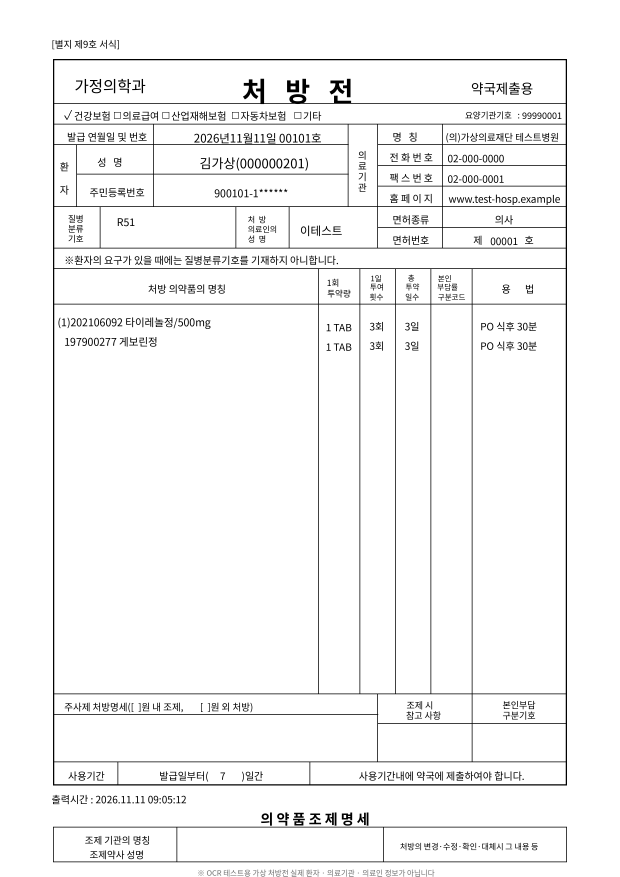
#> input picture agent/resources/samples/rx8_img/rx8_01.png, 2480 x 3507 px (shown at 1/4 size)
$ python make_photo_rx.py
#> lines starting #> are read from the running program, lines starting #| are printed output that depends on the picture; after the words box and inside, x2 and y2 are one past the last pixel; in counts of white or black regions, pixels touching at a corner belong together
"""가상 처방전 PNG를 '폰으로 찍은 것처럼' 바꾼 시험용 사진을 만든다 (REQ-CV-01 OCR 개발 중 점검용).

rx8 가상 처방전 20장(agent/resources/samples/rx8_img)은 화면에서 바로 그린 깨끗한 이미지라 OCR이 쉽다.
실제로는 약사가 종이 처방전을 폰으로 찍으므로, 같은 글자에 촬영 조건만 입혀 정확도가 얼마나 떨어지는지 미리 본다.
글자는 그대로라 정답 파일(gt.json · ground_truth.json)은 이름만 바꿔 그대로 쓴다.
최종 평가는 인쇄해서 실제로 찍은 사진으로 따로 한다 (이 사진은 개발 중 점검용).

입히는 조건 (사진마다 seed로 고정, 난이도 3단계를 번갈아)
  - 책상 배경 위에 종이, 원근(네 모서리를 따로 밀기), 회전
  - 조명 기울기(한쪽이 어두움)와 부드러운 그림자 한 덩이
  - 흐림(초점 · 손떨림), 센서 잡음, 약간 노란 색감
  - JPEG 압축

사용 예
  python cv/make_photo_rx.py                                  # → data/rx_photo/ (20장 + gt.json · ground_truth.json · params.csv)
  python cv/ocr_test.py --images data/rx_photo --out data/ocr_photo --gt data/rx_photo/gt.json
  python cv/ocr_test.py --images agent/resources/samples/rx8_img --out data/ocr_clean --gt agent/resources/samples/rx8_img/gt.json
  → 두 summary.json의 약품명 인식률을 비교한다

출력 이름: rx8_01.png → rx8p_01.jpg (p = photo). data/는 커밋하지 않으므로 다른 PC에서는 다시 돌린다(seed가 같으면 같은 사진).
"""
import argparse
import csv
import json
import math
from pathlib import Path

import cv2
import numpy as np

ROOT = Path(__file__).resolve().parents[1]
SRC = ROOT / "agent" / "resources" / "samples" / "rx8_img"
OUT = ROOT / "data" / "rx_photo"
CANVAS = (3000, 4000)                 # 폰 세로 사진 (가로, 세로)

# 난이도별 범위: (원근 비율, 회전 °, 조명 최저 밝기, 그림자 진하기, 초점 흐림 σ, 손떨림 길이 px, 잡음 σ, JPEG 품질)
LEVELS = {
    "easy":   dict(persp=(0.00, 0.03), rot=(0, 3),  light=(0.85, 0.95), shadow=(0.00, 0.10), blur=(0.0, 0.6),
                   motion=(0, 0),  noise=(1, 3), jpeg=(85, 92)),
    "medium": dict(persp=(0.03, 0.06), rot=(3, 7),  light=(0.70, 0.85), shadow=(0.10, 0.25), blur=(0.6, 1.2),
                   motion=(0, 5),  noise=(3, 6), jpeg=(75, 85)),
    "hard":   dict(persp=(0.06, 0.10), rot=(7, 12), light=(0.55, 0.70), shadow=(0.25, 0.40), blur=(1.2, 2.0),
                   motion=(5, 11), noise=(6, 9), jpeg=(65, 75)),
}
ORDER = ("easy", "medium", "hard")


def u(rng, lo_hi):
    lo, hi = lo_hi
    return float(rng.uniform(lo, hi))


def place_on_desk(doc, rng, p):
    """종이를 책상 위에 놓고 원근 · 회전을 준 사진 크기 이미지와 사용한 값."""
    W, H = CANVAS
    h, w = doc.shape[:2]
    # 책상: 회갈색 + 큰 얼룩
    base = np.array([rng.integers(70, 110), rng.integers(80, 115), rng.integers(90, 125)], dtype=np.float32)
    desk = np.ones((H, W, 3), np.float32) * base
    blob = cv2.GaussianBlur(rng.normal(0, 25, (H // 50, W // 50)).astype(np.float32), (0, 0), 3)
    desk += cv2.resize(blob, (W, H))[..., None]

    # 종이가 사진 세로의 약 85%를 차지하게, 가운데 근처
    scale = 0.85 * H / h
    dw, dh = w * scale, h * scale
    cx, cy = W / 2 + rng.uniform(-0.04, 0.04) * W, H / 2 + rng.uniform(-0.03, 0.03) * H
    angle = math.radians(u(rng, p["rot"]) * rng.choice([-1, 1]))
    corners = np.array([[-dw / 2, -dh / 2], [dw / 2, -dh / 2], [dw / 2, dh / 2], [-dw / 2, dh / 2]])
    rot = np.array([[math.cos(angle), -math.sin(angle)], [math.sin(angle), math.cos(angle)]])
    dst = corners @ rot.T + [cx, cy]
    persp = u(rng, p["persp"])
    dst += rng.uniform(-1, 1, (4, 2)) * persp * np.array([dw, dh])      # 네 모서리를 따로 밀어 원근
    src = np.array([[0, 0], [w, 0], [w, h], [0, h]], np.float32)
    M = cv2.getPerspectiveTransform(src, dst.astype(np.float32))
    paper = cv2.warpPerspective(doc.astype(np.float32), M, (W, H), flags=cv2.INTER_AREA, borderValue=0)
    mask = cv2.warpPerspective(np.ones((h, w), np.float32), M, (W, H), flags=cv2.INTER_LINEAR)
    mask = cv2.GaussianBlur(mask, (0, 0), 1.2)[..., None]
    img = paper * mask + desk * (1 - mask)
    return img, {"rotate_deg": round(math.degrees(angle), 1), "perspective": round(persp, 3)}


def lighting(img, rng, p):
    """조명 · 그림자는 부드러워서 1/8 크기로 계산한 뒤 키운다 (큰 흐림을 원본 크기로 하면 느림)."""
    FH, FW = img.shape[:2]
    H, W = FH // 8, FW // 8
    low = u(rng, p["light"])
    theta = rng.uniform(0, 2 * math.pi)                       # 어두워지는 방향
    yy, xx = np.mgrid[0:H, 0:W].astype(np.float32)
    t = ((xx / W - 0.5) * math.cos(theta) + (yy / H - 0.5) * math.sin(theta)) + 0.5
    gain = 1.0 - (1.0 - low) * np.clip(t, 0, 1)
    # 부드러운 그림자 (손 · 폰 그림자처럼 한쪽 가장자리에서 들어옴)
    depth = u(rng, p["shadow"])
    shadow = np.zeros((H, W), np.float32)
    if depth > 0:
        r = int(min(W, H) * rng.uniform(0.25, 0.45))
        edge = rng.integers(0, 4)
        c = [(int(rng.uniform(0.2, 0.8) * W), 0), (W, int(rng.uniform(0.2, 0.8) * H)),
             (int(rng.uniform(0.2, 0.8) * W), H), (0, int(rng.uniform(0.2, 0.8) * H))][edge]
        cv2.circle(shadow, c, r, 1.0, -1)
        shadow = cv2.GaussianBlur(shadow, (0, 0), r * 0.35)
    gain = gain * (1.0 - depth * shadow)
    gain = cv2.resize(gain.astype(np.float32), (FW, FH), interpolation=cv2.INTER_LINEAR)
    warm = np.array([0.93, 0.98, 1.0], np.float32)             # BGR: 파랑을 줄여 약간 노랗게
    return img * gain[..., None] * warm, {"light_min": round(low, 2), "shadow": round(depth, 2)}


def blur_noise(img, rng, p):
    sigma = u(rng, p["blur"])
    if sigma > 0.05:
        img = cv2.GaussianBlur(img, (0, 0), sigma)
    length = int(round(u(rng, p["motion"])))
    if length >= 2:
        k = np.zeros((length, length), np.float32)
        k[length // 2, :] = 1.0 / length
        a = rng.uniform(0, 180)
        k = cv2.warpAffine(k, cv2.getRotationMatrix2D((length / 2 - 0.5, length / 2 - 0.5), a, 1.0), (length, length))
        k /= max(k.sum(), 1e-6)
        img = cv2.filter2D(img, -1, k)
    n = u(rng, p["noise"])
    img = img + rng.normal(0, n, img.shape).astype(np.float32)
    return img, {"blur_sigma": round(sigma, 2), "motion_px": length, "noise": round(n, 1)}


def make_one(src_path, out_path, level, seed):
    rng = np.random.default_rng(seed)
    p = LEVELS[level]
    doc = cv2.imread(str(src_path), cv2.IMREAD_COLOR)
    if doc is None:
        raise SystemExit(f"읽을 수 없음: {src_path}")
    img, a = place_on_desk(doc, rng, p)
    img, b = lighting(img, rng, p)
    img, c = blur_noise(img, rng, p)
    q = int(round(u(rng, p["jpeg"])))
    cv2.imwrite(str(out_path), np.clip(img, 0, 255).astype(np.uint8), [cv2.IMWRITE_JPEG_QUALITY, q])
    return {"level": level, "seed": seed, **a, **b, **c, "jpeg": q}


def main():
    ap = argparse.ArgumentParser(description="가상 처방전 → 촬영본처럼 바꾼 시험 사진")
    ap.add_argument("--src", type=Path, default=SRC)
    ap.add_argument("--out", type=Path, default=OUT)
    ap.add_argument("--seed", type=int, default=0)
    ap.add_argument("--level", choices=ORDER, help="한 난이도로만 만든다 (기본: easy·medium·hard를 번갈아)")
    args = ap.parse_args()

    srcs = sorted(args.src.glob("rx8_*.png"))
    if not srcs:
        raise SystemExit(f"{args.src}에 rx8_*.png가 없음")
    args.out.mkdir(parents=True, exist_ok=True)
    rename = {s.name: s.stem.replace("rx8_", "rx8p_") + ".jpg" for s in srcs}

    rows = []
    for i, s in enumerate(srcs):
        level = args.level or ORDER[i % len(ORDER)]
        info = make_one(s, args.out / rename[s.name], level, args.seed * 1000 + i)
#> in make_one, doc is the input picture: shape (3507, 2480, 3); min 0, max 255, mean 245.3
#> in place_on_desk, `paper = cv2.warpPerspective(doc.astype(np.float32), M, (W, H), flags=c..`:
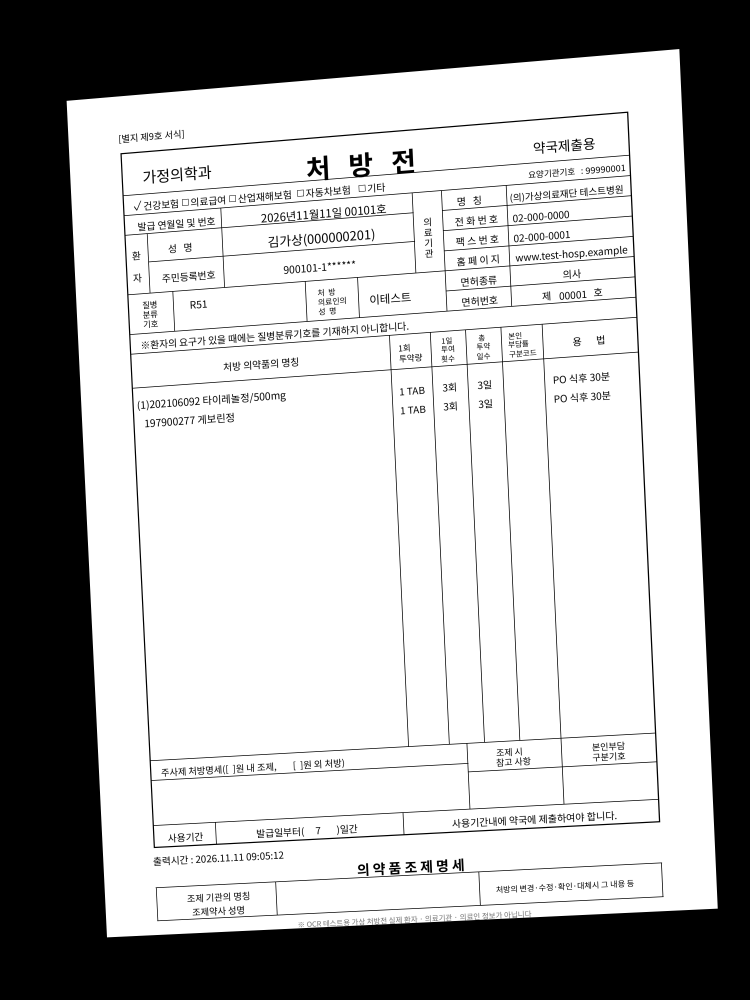
#> paper: shape (4000, 3000, 3) float32 (shown at 1/4 size); min 0, max 255, mean 170.2
#> in place_on_desk, `img = paper * mask + desk * (1 - mask)`:
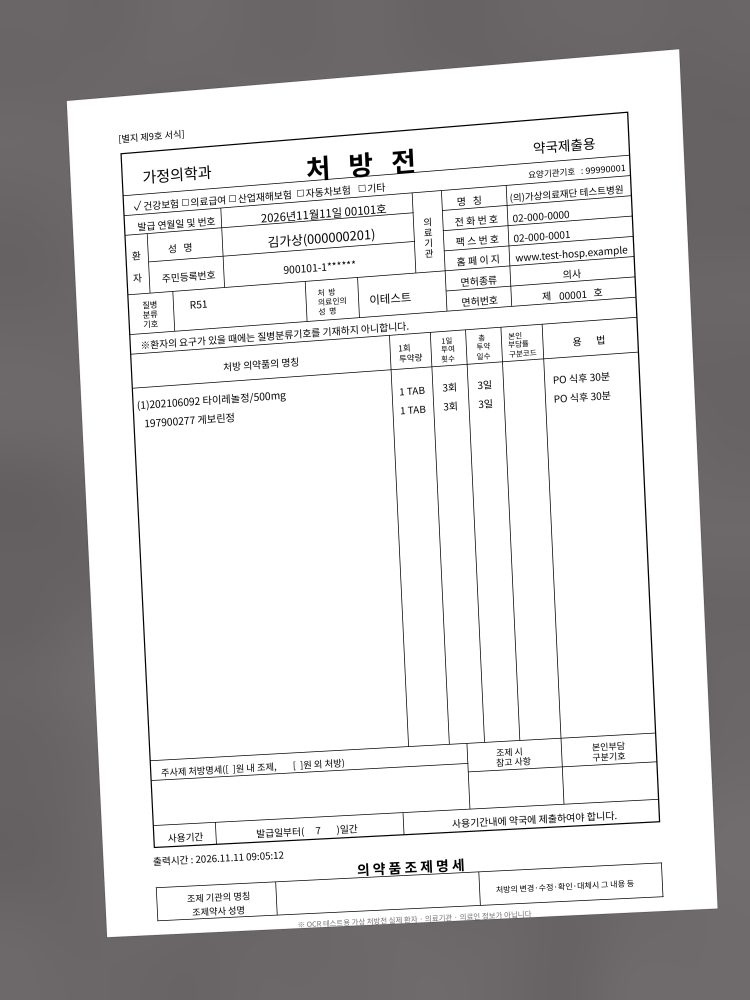
#> img: shape (4000, 3000, 3) float32 (shown at 1/4 size); mean B, G, R 195.4, 195.2, 195.5; drawn with min black and max white
#> in make_one, `img, a = place_on_desk(doc, rng, p)`: a = {'rotate_deg': -2.8, 'perspective': 0.02}
#> in lighting, `gain = 1.0 - (1.0 - low) * np.clip(t, 0, 1)`:
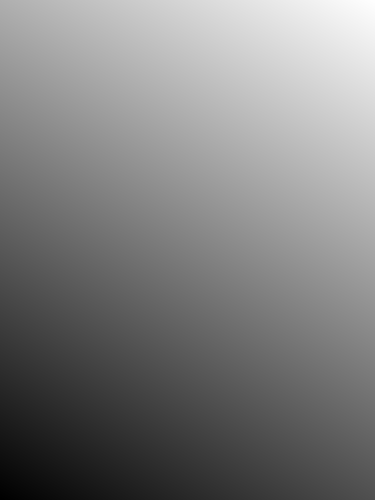
#> t: shape (500, 375) float32; min -0.161, max 1.16, mean 0.5; drawn with min black and max white
#> in lighting, `cv2.circle(shadow, c, r, 1.0, -1)`:
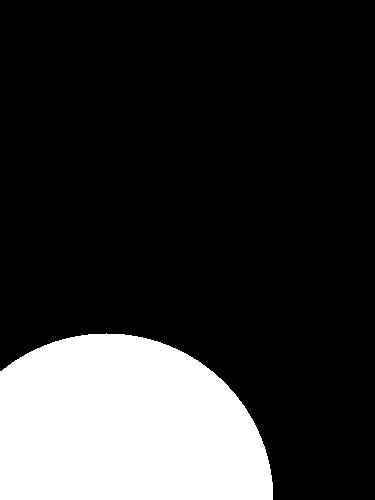
#> shadow: shape (500, 375) float32; values 0 (black) and 1 (white), 20.4% white; 1 white region, box (x1, y1, x2, y2) and area: (0, 333, 273, 500) 38255
#> in make_one, `img, b = lighting(img, rng, p)`:
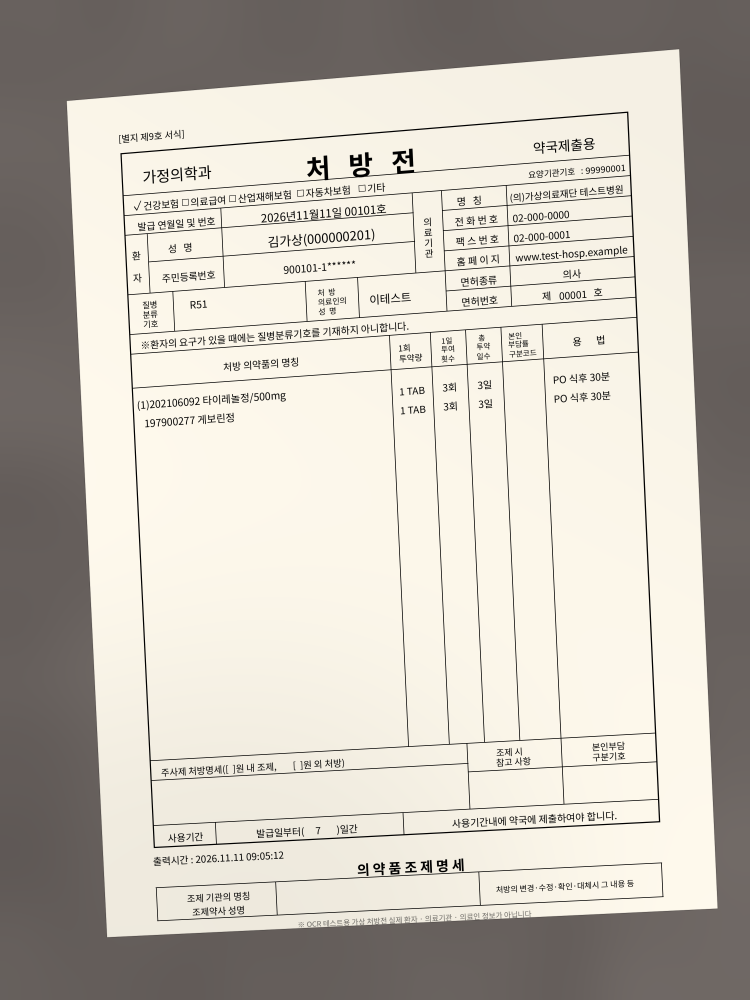
#> img: shape (4000, 3000, 3) float32 (shown at 1/4 size); mean B, G, R 187.7, 190.1, 194.2; drawn with min black and max white
#> in make_one, `img, b = lighting(img, rng, p)`: b = {'light_min': 0.94, 'shadow': 0.09}
#> in make_one, `img, c = blur_noise(img, rng, p)`: c = {'blur_sigma': 0.08, 'motion_px': 0, 'noise': 1.1}
#> info = 10 items
        rows.append({"file": rename[s.name], "source": s.name, **info})
        print(f"{rename[s.name]}  {level:6s} 회전 {info['rotate_deg']:+5.1f}°  원근 {info['perspective']:.3f}  "
              f"흐림 {info['blur_sigma']:.2f}+{info['motion_px']}px  조명 {info['light_min']:.2f}  JPEG {info['jpeg']}")
#| rx8p_01.jpg  easy   회전  -2.8°  원근 0.020  흐림 0.08+0px  조명 0.94  JPEG 90

    for name in ("gt.json", "ground_truth.json"):          # 글자는 같으므로 정답은 이름만 바꿔 쓴다
        f = args.src / name
        if f.exists():
            data = json.loads(f.read_text(encoding="utf-8"))
            moved = {rename[k]: v for k, v in data.items() if k in rename}
            (args.out / name).write_text(json.dumps(moved, ensure_ascii=False, indent=1), encoding="utf-8")
#> this loop made 2 passes; (reads cv/gt.json from the repository)
    with open(args.out / "params.csv", "w", encoding="utf-8", newline="") as fh:
        w = csv.DictWriter(fh, fieldnames=list(rows[0]))
        w.writeheader()
        w.writerows(rows)
    print(f"→ {args.out} ({len(rows)}장, gt.json · ground_truth.json · params.csv)")
#| → data/rx_photo (1장, gt.json · ground_truth.json · params.csv)


if __name__ == "__main__":
    main()
